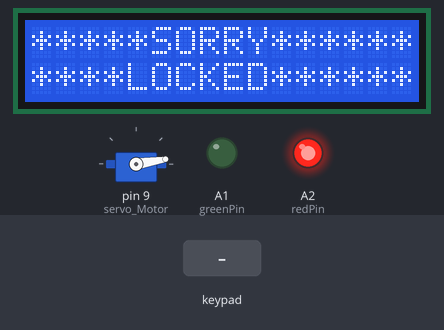
A sketch run on a simulated Arduino Mega 2560, built with avr-gcc and run on an emulated ATmega2560. Shown: 16×2 character LCD, servo, output pins drawn as LEDs (lit = HIGH). Inputs (shaded band) come from the test bench. What the sketch prints to the serial monitor is not drawn.

Above: at 1.2 s.
1.3 s: keypad keys 1 2 3 pressed 0.4 s apart
At 2.8 s:
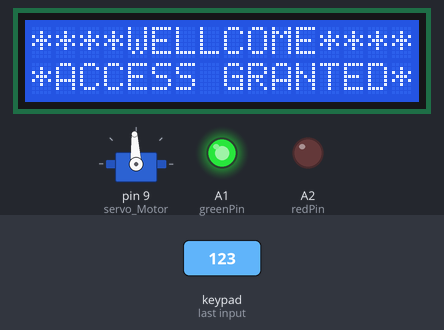
4.0 s: key '*' pressed
At 4.3 s:
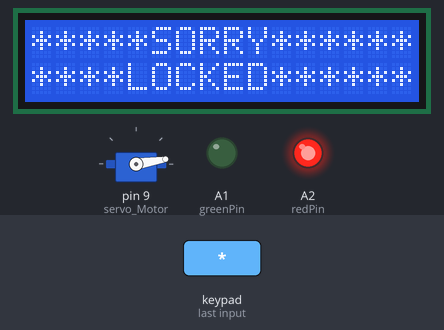
Timing chart, 0 to 7.0 s (numbered marks = the images above; inputs shaded):
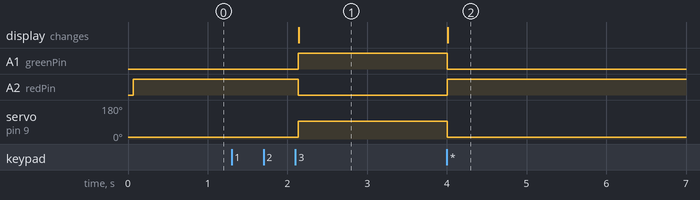

Measured:
- after the input at 1.3 s, A1 (greenPin): LOW → HIGH after 0.83 s; A2 (redPin): HIGH → LOW after 0.83 s; servo on pin 9 (servo_Motor): 9° → 93° after 0.83 s; the display: changes after 0.84 s (image 1)
- after the input at 4.0 s, A1 (greenPin): HIGH → LOW at once; A2 (redPin): LOW → HIGH at once; servo on pin 9 (servo_Motor): 93° → 9° at once; the display: changes at once (image 2)

The sketch:

new_modified.ino
```cpp
#include <LiquidCrystal.h>
#include <Keypad.h>
#include <Password.h>
#include <Servo.h>

Servo servo_Motor;
char* password = "123";
int position = 0;
const byte ROWS = 4;
const byte COLS = 3;
char keys[ROWS][COLS] = {
{'1','2','3'},
{'4','5','6'},
{'7','8','9'},
{'*','0','#'}
};
byte rowPins[ROWS] = { 5,4,3,2 };
byte colPins[COLS] = { 8,7,6 };
Keypad keypad = Keypad( makeKeymap(keys), rowPins, colPins, ROWS, COLS );
int redPin = A2;
int greenPin = A1;

LiquidCrystal lcd(30, 31,10,11,12,13);
#define LCD_CLEAR 0b00000001

void setup()
{
  Serial.begin(9600);
    lcd.begin(16, 2);
pinMode(redPin, OUTPUT);
pinMode(greenPin, OUTPUT);
servo_Motor.attach(9);
setLocked(true);
}

void loop()
{
char key = keypad.getKey();
if (key == '*' || key == '#')
{
position = 0;
setLocked(true);
}
if (key == password[position])
{
position ++;
}
if (position == 3)
{
setLocked(false);
}
delay(50);
}
void setLocked(int locked)
{
if (locked)
{
digitalWrite(redPin, HIGH);
digitalWrite(greenPin, LOW);
servo_Motor.write(9);
Serial.println("LOCKED");
lcd.setCursor(0, 0);
lcd.print("*****SORRY******");
lcd.setCursor(0, 1);
lcd.print("****LOCKED******");

}
else
{
digitalWrite(redPin, LOW);
digitalWrite(greenPin, HIGH);
servo_Motor.write(93);
Serial.println("ACCESS GRANTED");
lcd.setCursor(0, 0);
lcd.print("****WELLCOME****");
lcd.setCursor(0, 1);
lcd.print("*ACCESS GRANTED*");
}
}
```
